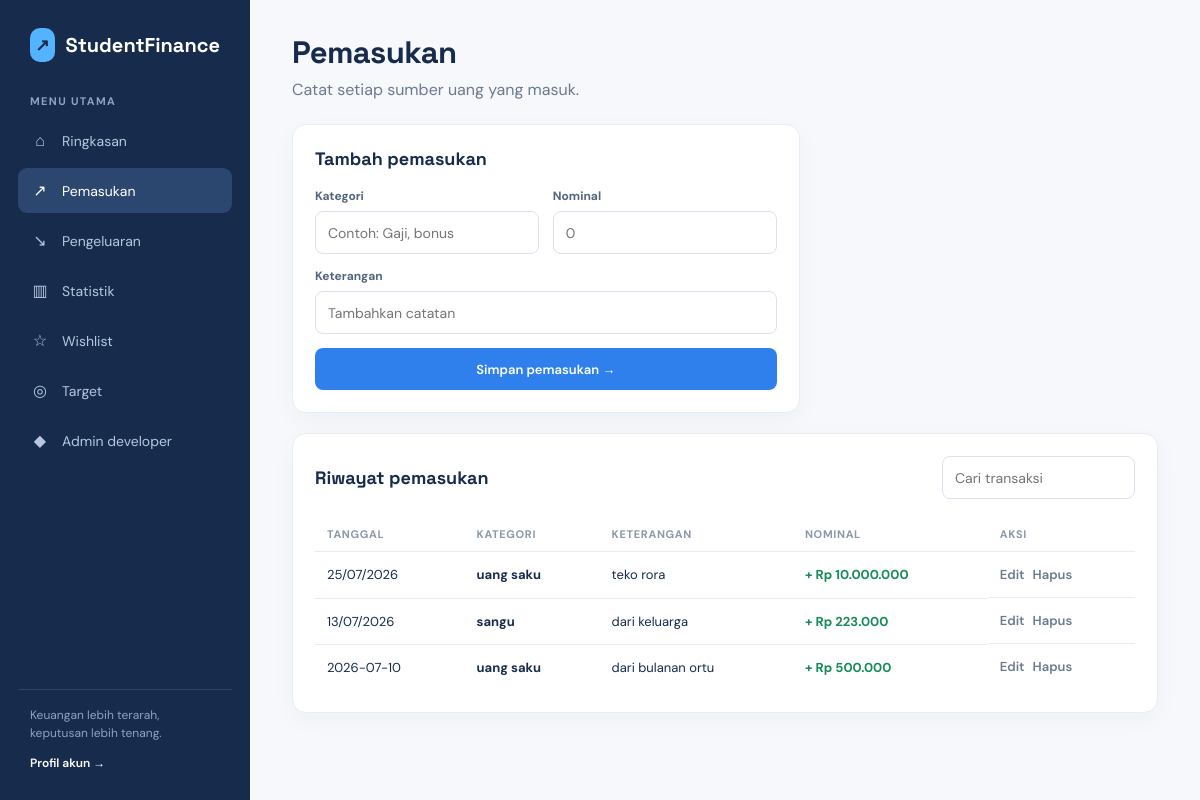
The app's page /pemasukan (signed in) with its own data.
### tables this page shows
CREATE TABLE transaksi(

        id INTEGER PRIMARY KEY AUTOINCREMENT,

        jenis TEXT NOT NULL,

        kategori TEXT NOT NULL,

        nominal INTEGER NOT NULL,

        keterangan TEXT,

        tanggal TEXT

    , user_id INTEGER NOT NULL DEFAULT 1);

### app.py (the view)
@app.route("/pemasukan")
@login_required
def pemasukan():
    user_id = current_user_id()
    cari = request.args.get("cari")
    data = database.cari_transaksi(user_id, cari) if cari else database.semua_transaksi(user_id)
    return render_template("pemasukan.html", data=data)

### app.py (called while the page is built)
@app.context_processor
def inject_auth_config():
    return {"google_enabled": google_enabled}

def login_required(view):
    @wraps(view)
    def wrapped_view(*args, **kwargs):
        if not session.get("user_id"):
            return redirect(url_for("login"))
        return view(*args, **kwargs)
    return wrapped_view

def current_user_id():
    return int(session["user_id"])

### database.py (called while the page is built)
def connect():
    connection = sqlite3.connect(DATABASE)
    connection.row_factory = sqlite3.Row
    return connection

def semua_transaksi(user_id):
    connection = connect()
    data = connection.execute(
        "SELECT user_id, id, jenis, kategori, nominal, keterangan, tanggal FROM transaksi WHERE user_id = ? ORDER BY id DESC", (user_id,)
    ).fetchall()
    connection.close()
    return data

### templates/pemasukan.html (shortened to what this page needs)
{% extends "base.html" %}
{% block content %}<header class="page-heading"><h1>Pemasukan</h1><p>Catat setiap sumber uang yang masuk.</p></header><section class="content-grid"><article class="panel"><div class="panel-heading"><h2>Tambah pemasukan</h2></div><form method="POST" action="{{ url_for('tambah_pemasukan') }}" class="form-grid"><div class="form-field"><label for="kategori">Kategori</label><input id="kategori" name="kategori" placeholder="Contoh: Gaji, bonus" required></div><div class="form-field"><label for="nominal">Nominal</label><input id="nominal" type="number" name="nominal" min="1" placeholder="0" required></div><div class="form-field full"><label for="keterangan">Keterangan</label><input id="keterangan" name="keterangan" placeholder="Tambahkan catatan"></div><div class="form-field full"><button type="submit">Simpan pemasukan →</button></div></form></article></section><section class="panel table-panel"><div class="toolbar"><div class="panel-heading no-margin"><h2>Riwayat pemasukan</h2></div><form method="GET"><input class="search" name="cari" value="{{ request.args.get('cari', '') }}" placeholder="Cari transaksi"></form></div><div class="table-wrap"><table><thead><tr><th>Tanggal</th><th>Kategori</th><th>Keterangan</th><th>Nominal</th><th>Aksi</th></tr></thead><tbody>{% for item in data if item[2] == 'Pemasukan' %}<tr><td>{{ item[6] }}</td><td><strong>{{ item[3] }}</strong></td><td>{{ item[5] or '-' }}</td><td class="amount plus">+ Rp {{ "{:,.0f}".format(item[4]).replace(',', '.') }}</td><td class="actions"><a class="icon-link" href="{{ url_for('edit', id=item[1]) }}">Edit</a><a class="icon-link" href="{{ url_for('hapus', id=item[1]) }}" onclick="return confirm('Hapus transaksi ini?')">Hapus</a></td></tr>{% else %}<tr><td colspan="5" class="empty">Belum ada pemasukan.</td></tr>{% endfor %}</tbody></table></div></section>{% endblock %}

### static/style.css (style rules this page uses)
:root { --ink: #172b4d; --muted: #6b7a90; --line: #e7edf5; --paper: #f6f8fb; --blue: #2f80ed; --green: #188b5a; --red: #d95d39; }
* { box-sizing: border-box; }
body { margin: 0; background: var(--paper); color: var(--ink); font-family: 'DM Sans', sans-serif; }
a { color: inherit; text-decoration: none; }
.topbar h1, .page-heading h1 { margin: 0; font: 700 31px 'Space Grotesk', sans-serif; letter-spacing: -.02em; }
.topbar p, .page-heading p { margin: 7px 0 0; color: var(--muted); }
.page-heading { margin-bottom: 24px; }
.content-grid { display: grid; grid-template-columns: minmax(0, 1.5fr) minmax(280px, 1fr); gap: 20px; }
.panel { padding: 22px; border: 1px solid var(--line); border-radius: 14px; background: #fff; box-shadow: 0 8px 24px rgba(23, 43, 77, .035); }
.panel-heading { display: flex; align-items: center; justify-content: space-between; gap: 15px; margin-bottom: 18px; }
.panel-heading h2 { margin: 0; font: 700 18px 'Space Grotesk', sans-serif; }
.toolbar { display: flex; align-items: center; justify-content: space-between; gap: 14px; margin-bottom: 18px; }
.table-wrap { overflow-x: auto; }
table { width: 100%; border-collapse: collapse; font-size: 13px; }
th { padding: 10px 12px; border-bottom: 1px solid var(--line); color: #8a98aa; font-size: 11px; font-weight: 700; letter-spacing: .06em; text-align: left; text-transform: uppercase; }
td { padding: 14px 12px; border-bottom: 1px solid var(--line); white-space: nowrap; }
tbody tr:last-child td { border-bottom: 0; }
.amount { font-weight: 700; }
.plus { color: var(--green); }
.actions { display: flex; align-items: center; gap: 8px; }
.icon-link { color: var(--muted); font-size: 13px; font-weight: 600; }
.no-margin { margin-bottom: 0; }
.table-panel { margin-top: 20px; }
.btn, button { display: inline-flex; align-items: center; justify-content: center; gap: 8px; min-height: 42px; padding: 0 16px; border: 0; border-radius: 8px; background: var(--blue); color: #fff; cursor: pointer; font: 600 13px 'DM Sans', sans-serif; }
.form-grid { display: grid; grid-template-columns: 1fr 1fr; gap: 14px; }
.form-field { display: grid; gap: 7px; }
.form-field.full { grid-column: 1 / -1; }
label { color: #53657d; font-size: 12px; font-weight: 700; }
input, select { width: 100%; min-height: 43px; padding: 0 12px; border: 1px solid #d9e2ee; border-radius: 8px; outline: none; background: #fff; color: var(--ink); font: 14px 'DM Sans', sans-serif; }
.search { max-width: 290px; }

### records on screen
transaksi: tanggal "25/07/2026", kategori "uang saku", keterangan "teko rora", nominal "10.000.000"
transaksi: tanggal "13/07/2026", kategori "sangu", keterangan "dari keluarga", nominal "223.000"
transaksi: tanggal "2026-07-10", kategori "uang saku", keterangan "dari bulanan ortu", nominal "500.000"
